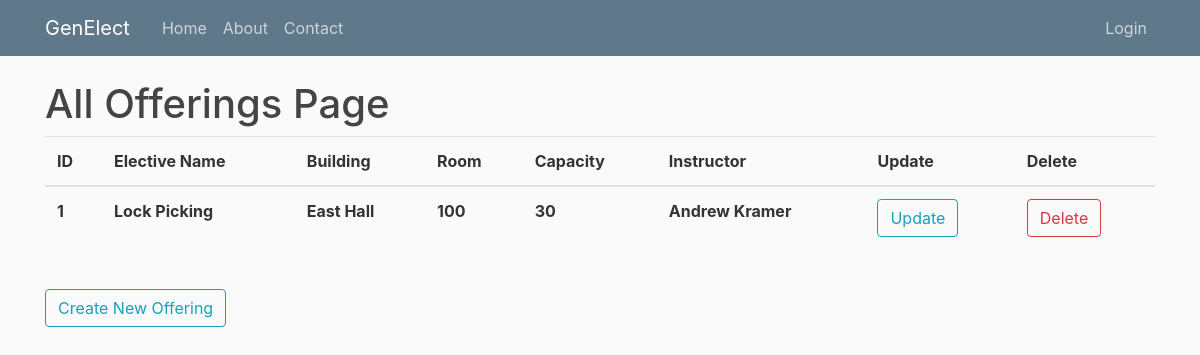
Page /allofferings on the earlier database version.
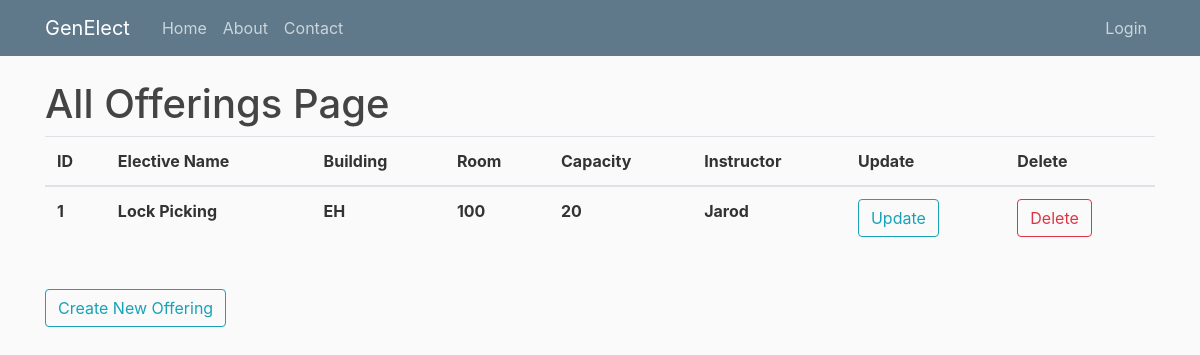
Same page on the later database version.
### genElect/models.py (models this page shows)
class Base(db.Model):
    __abstract__ = True
    id = db.Column(db.Integer, primary_key=True, autoincrement=True)
    date_created = db.Column(db.DateTime, default=db.func.current_timestamp())
    date_modified = db.Column(db.DateTime, default=db.func.current_timestamp(),
            onupdate=db.func.current_timestamp())

class Offerings(Base):
    __tablename__ = 'offerings'
    day = db.Column(db.Date)
    period_start = db.Column(db.Integer)
    period_length = db.Column(db.Integer)
    building = db.Column(db.String(100))
    room = db.Column(db.String(100))
    instructor = db.Column(db.String(100))
    capacity = db.Column(db.Integer)
    elective_id = db.Column(db.Integer, db.ForeignKey('electives.id'), nullable=False)
    registrations = db.relationship('Registrations', backref='offering', lazy=True)

class Electives(Base):
    __tablename__ = 'electives'
    name = db.Column(db.String(100))
    description = db.Column(db.String(500))
    prerequisites = db.Column(db.String(500))
    offerings = db.relationship('Offerings', backref='elective', lazy=True)

### genElect/__init__.py (the view)
@app.route("/allofferings")
def allofferings():
    offerings = Offerings.query.all()
    return render_template('allofferings.html', offerings=offerings, title="Offerings")

### genElect/templates/allofferings.html
{% extends "layout.html" %}
{% block content %}
    <h1>All Offerings Page</h1>
	<table class="table">
	  <thead>
	    <tr>
	      <th scope="col">ID</th>
	      <th scope="col">Elective Name</th>
	      <th scope="col">Building</th>
	      <th scope="col">Room</th>
	      <th scope="col">Capacity</th>
	      <th scope="col">Instructor</th>
	      <th scope="col">Update</th>
	      <th scope="col">Delete</th>
	    </tr>
	  </thead>
	  <tbody>
	  	{% for offering in offerings %}
	    <tr>
	      <th scope="row">{{offering.id}}</th>
	      <th scope="row">{{offering.elective.name}}</th>
	      <th scope="row">{{offering.building}}</th>
	      <th scope="row">{{offering.room}}</th>
	      <th scope="row">{{offering.capacity}}</th>
	      <th scope="row">{{offering.instructor}}</th>
	      <th scope="row"><button type="button" onclick="window.location.href = '/editoffering/{{offering.id}}'" class="btn btn-outline-info">Update</button></th>
	      <th scope="row"><button type="button" onclick="window.location.href = 'deleteoffering/{{offering.id}}'" class="btn btn-outline-danger">Delete</button></th>
	    </tr>
	    {% endfor %}
	  </tbody>
	</table>
    <br>
    <button type="button" onclick="window.location.href = '/createoffering'" class="btn btn-outline-info">Create New Offering</button>
{% endblock content %}

### genElect/templates/layout.html (shortened to what this page needs)
<!DOCTYPE html>
<html>
<head>
    <link rel="stylesheet" href="https://maxcdn.bootstrapcdn.com/bootstrap/4.0.0/css/bootstrap.min.css">
    <link rel="stylesheet" type="text/css" href="{{ url_for('static', filename='main.css') }}">
</head>
<body>
    <header class="site-header">
      <nav class="navbar navbar-expand-md navbar-dark bg-steel fixed-top">
        <div class="container">
          <a class="navbar-brand mr-4" href="/">GenElect</a>
          <div class="collapse navbar-collapse" id="navbarToggle">
            <div class="navbar-nav mr-auto">
              {% if not current_user.is_authenticated or current_user.role != "admin" %}
                <a class="nav-item nav-link" href="{{ url_for('index') }}">Home</a>
                <a class="nav-item nav-link" href="{{ url_for('about') }}">About</a>
                <a class="nav-item nav-link" href="{{ url_for('contact') }}">Contact</a>
              {% endif %}
            </div>
            <div class="navbar-nav">
              {% if current_user.is_authenticated %}
                {% if current_user.role == "admin" %}
                  <a class="nav-item nav-link" href="{{ url_for('admin') }}">Admin</a>
                  <a class="nav-item nav-link" href="{{ url_for('allusers') }}">Users</a>
                  <a class="nav-item nav-link" href="{{ url_for('allelectives') }}">Electives</a>
                  <a class="nav-item nav-link" href="{{ url_for('allnotifications') }}">Notifications</a>
                  <a class="nav-item nav-link" href="{{ url_for('allofferings') }}">Offerings</a>
                {% endif %}
                {% if current_user.role == "instructor" %}
                  <a class="nav-item nav-link" href="{{ url_for('allofferings') }}">Offerings</a>
                {% endif %}
                {% if current_user.role == "student" %}
                  <a class="nav-item nav-link" href="/electives">Electives</a>
                  <a class="nav-item nav-link" href="#">My Schedule</a>
                  <a class="nav-item nav-link" href="{{ url_for('account') }}">Account</a>
                {% endif %}
                <a class="nav-item nav-link" href="{{ url_for('logout') }}">Logout</a>
              {% else %}
                <a class="nav-item nav-link" href="{{ url_for('login') }}">Login</a>
              {% endif %}
            </div>
          </div>
        </div>
      </nav>
    </header>
    <main role="main" class="container">
      <div class="row">
        <div class="col-md-12">
          {% block content %}{% endblock %}
        </div>
      </div>
    </main>
</body>
</html>

### genElect/static/main.css (style rules this page uses)
body { background: #fafafa; color: #333333; margin-top: 5rem; }
h1, h2, h3, h4, h5, h6 { color: #444444; }
.bg-steel { background-color: #5f788a; }
.site-header .navbar-nav .nav-link { color: #cbd5db; }

Differences in the rows shown:
changed Offerings "Lock Picking": building "East Hall" → "EH"; capacity "30" → "20"; instructor "Andrew Kramer" → "Jarod"
